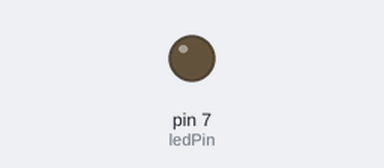
A sketch run on a simulated Arduino Uno, built with avr-gcc and run on an emulated ATmega328P. Parts: output pins drawn as LEDs (lit = HIGH). Dashed ring = blinking. At 3.5 s the program stops and its outputs stay as they are.

Above: at 0.5 s.
At 2.62 s:
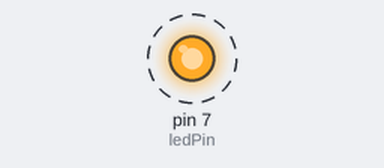
Timing chart, 0 to 3.0 s (numbered marks = the images above):
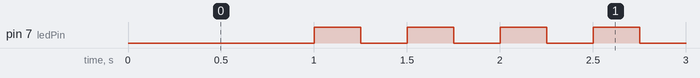

The sketch:

05_practice_2.ino
```cpp
int ledPin = 7;

void setup() {
  pinMode(ledPin, OUTPUT);
}

void loop() {
  // ① 처음 1초간 LED 켜기 (LOW가 켜짐!)
  digitalWrite(ledPin, LOW);
  delay(1000);

  // ② 5회 깜빡이기
  for (int i = 0; i < 5; i++) {
    digitalWrite(ledPin, HIGH);  // 끄기
    delay(250);
    digitalWrite(ledPin, LOW);   // 켜기
    delay(250);
  }

  // ③ LED 끄기
  digitalWrite(ledPin, HIGH);

  // ④ 무한 루프
  while (1) {}
}
```

Measured:
- by itself, pin 7 (ledPin): alternates HIGH for 0.25 s and LOW for 0.25 s, 11 changes in all, then stays HIGH
